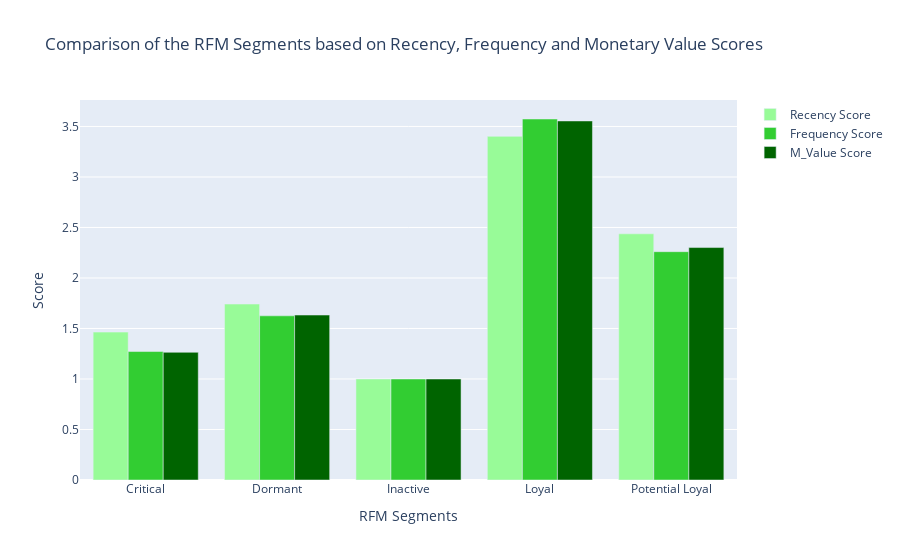

The code cell stored with this chart in its notebook:
### Code cell
#custom shade of green
colors=['rgb(152, 251, 152)','rgb(50, 205, 50)','rgb(0, 100, 0)']

# Assuming segment_scores is your DataFrame
segment_scores=RFM.groupby('RFM_Customer_Segments')[['R','F','M']].mean().reset_index()

fig =go.Figure()

#Add bars for Recency score
fig.add_trace(go.Bar(
    x=segment_scores['RFM_Customer_Segments'],
    y=segment_scores['R'],
    name='Recency Score',
    marker_color=colors[0]    
))

#Add bars for FRequency score
fig.add_trace(go.Bar(
    x=segment_scores['RFM_Customer_Segments'],
    y=segment_scores['F'],
    name='Frequency Score',
    marker_color=colors[1]    
))

#Add bars for Monetary Value Score
fig.add_trace(go.Bar(
    x=segment_scores['RFM_Customer_Segments'],
    y=segment_scores['M'],
    name='M_Value Score',
    marker_color=colors[2]    
))
#Update the layout
fig.update_layout(
    title='Comparison of the RFM Segments based on Recency, Frequency and Monetary Value Scores',
    xaxis_title='RFM Segments',
    yaxis_title='Score',
    barmode='group',
    showlegend=True
)

#Display the grouped bar chart
fig.show()

### Figure 1 — Plotly figure (JSON) as saved in the notebook; plotly's stock layout.template omitted (floating-point values rounded to 4 significant figures)
{"data": [{"marker": {"color": "rgb(152, 251, 152)"}, "name": "Recency Score", "type": "bar", "x": ["Critical", "Dormant", "Inactive", "Loyal", "Potential Loyal"], "y": [1.464, 1.742, 1, 3.402, 2.437]}, {"marker": {"color": "rgb(50, 205, 50)"}, "name": "Frequency Score", "type": "bar", "x": ["Critical", "Dormant", "Inactive", "Loyal", "Potential Loyal"], "y": [1.272, 1.625, 1, 3.574, 2.26]}, {"marker": {"color": "rgb(0, 100, 0)"}, "name": "M_Value Score", "type": "bar", "x": ["Critical", "Dormant", "Inactive", "Loyal", "Potential Loyal"], "y": [1.264, 1.633, 1, 3.554, 2.301]}], "layout": {"barmode": "group", "showlegend": true, "title": {"text": "Comparison of the RFM Segments based on Recency, Frequency and Monetary Value Scores"}, "xaxis": {"title": {"text": "RFM Segments"}}, "yaxis": {"title": {"text": "Score"}}}}
